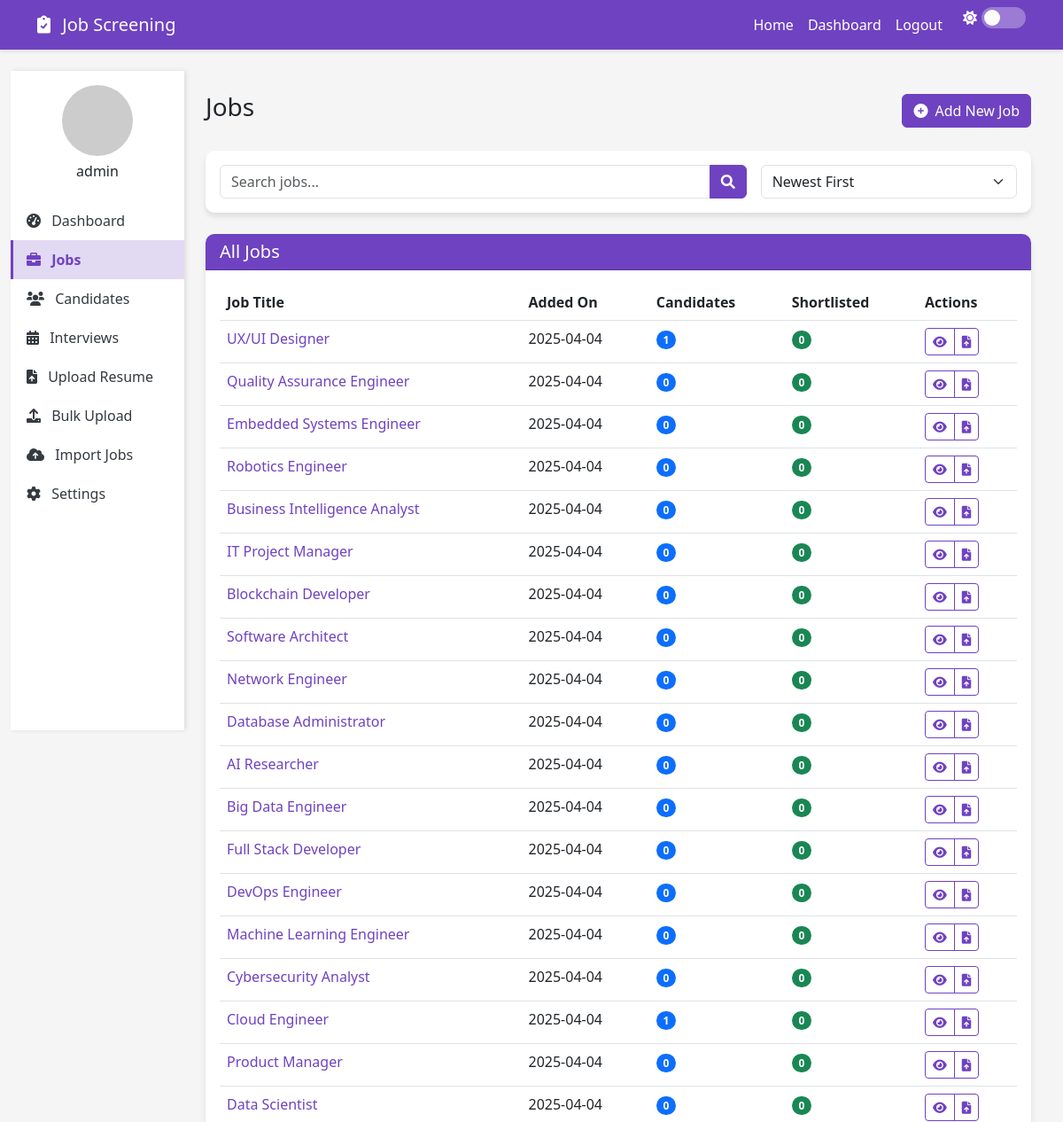
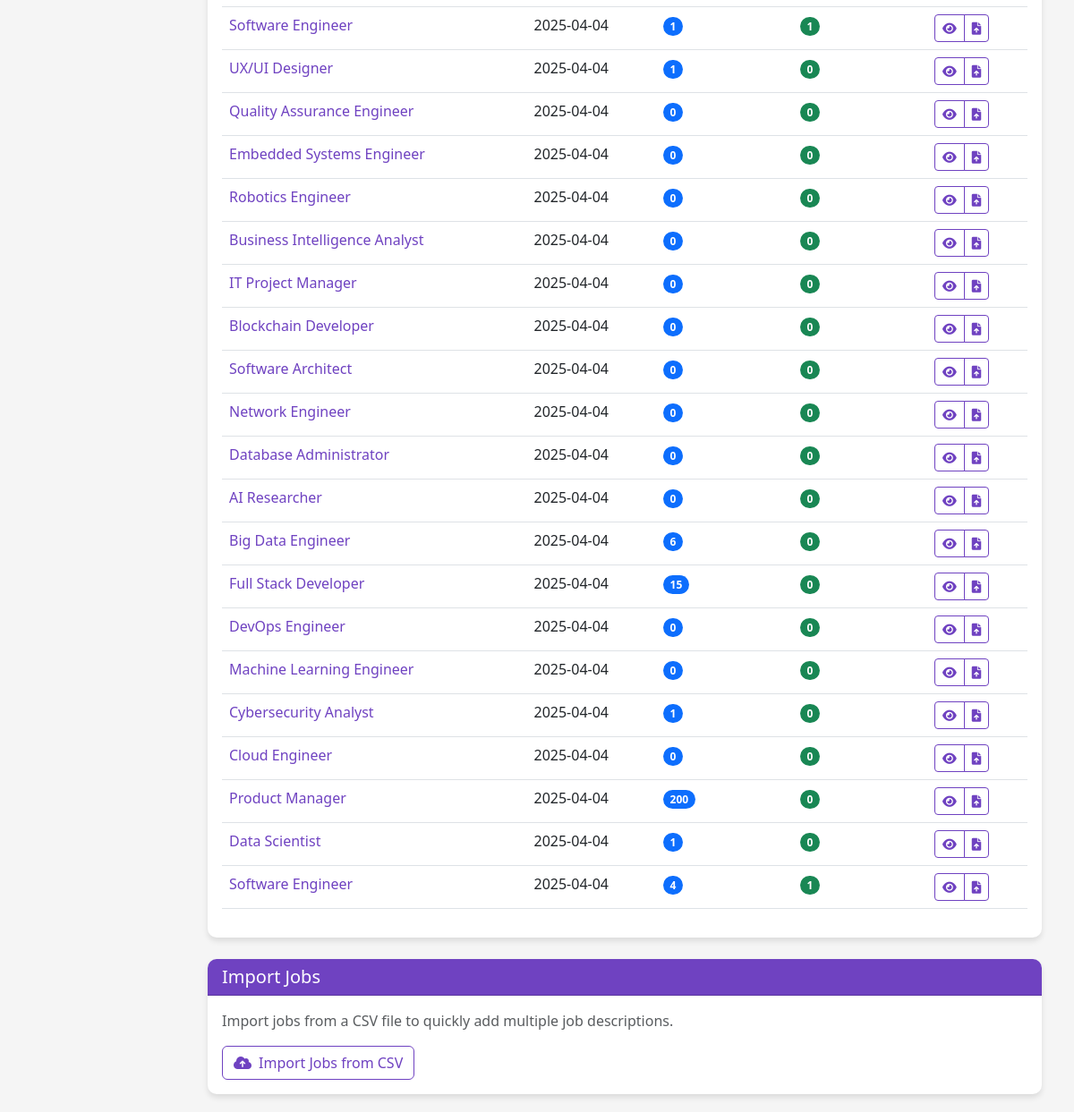
Screenshot of /jobs (signed in) with the database file from the repository (2 pictures, top to bottom).
### database.py (models this page shows, shortened)
class User(db.Model, UserMixin):
    id = db.Column(db.Integer, primary_key=True)
    username = db.Column(db.String(100), unique=True, nullable=False)
    email = db.Column(db.String(120), unique=True, nullable=False)
    password_hash = db.Column(db.String(200), nullable=False)
    is_admin = db.Column(db.Boolean, default=False)
    created_at = db.Column(db.DateTime, default=datetime.utcnow)

class Job(db.Model):
    id = db.Column(db.Integer, primary_key=True)
    title = db.Column(db.String(200), nullable=False)
    description = db.Column(db.Text, nullable=False)
    requirements = db.Column(db.Text, nullable=True)
    created_at = db.Column(db.DateTime, default=datetime.utcnow)
    created_by = db.Column(db.Integer, db.ForeignKey('user.id'))
    candidates = db.relationship('Candidate', backref='job', lazy=True)

### app.py (the view)
@app.route('/jobs')
@login_required
def jobs():
    jobs = Job.query.order_by(Job.created_at.desc()).all()
    return render_template('jobs.html', jobs=jobs)

### app.py (called while the page is built)
@login_manager.user_loader
def load_user(user_id):
    return User.query.get(int(user_id))

### templates/jobs.html (shortened to what this page needs)
{% extends "base.html" %}
{% block content %}
<div class="container-fluid">
    <div class="row">
        <div class="col-lg-2 col-md-3 px-0">
            <div class="sidebar py-3">
                <div class="text-center mb-4">
                    <img src="https://ui-avatars.com/api/?name={{ current_user.username }}&background=6f42c1&color=fff&size=128" alt="Profile" class="rounded-circle" width="80">
                    <h6 class="mt-2">{{ current_user.username }}</h6>
                </div>
                <a href="{{ url_for('dashboard') }}" class="sidebar-link">
                    <i class="fas fa-tachometer-alt me-2"></i> Dashboard
                </a>
                <a href="{{ url_for('jobs') }}" class="sidebar-link active">
                    <i class="fas fa-briefcase me-2"></i> Jobs
                </a>
                <a href="{{ url_for('candidates') }}" class="sidebar-link">
                    <i class="fas fa-users me-2"></i> Candidates
                </a>
                <a href="{{ url_for('interviews') }}" class="sidebar-link">
                    <i class="fas fa-calendar-alt me-2"></i> Interviews
                </a>
                <a href="{{ url_for('upload_resume') }}" class="sidebar-link">
                    <i class="fas fa-file-upload me-2"></i> Upload Resume
                </a>
                <a href="{{ url_for('upload_multiple') }}" class="sidebar-link">
                    <i class="fas fa-upload me-2"></i> Bulk Upload
                </a>
                <a href="{{ url_for('import_jobs') }}" class="sidebar-link">
                    <i class="fas fa-cloud-upload-alt me-2"></i> Import Jobs
                </a>
                <a href="{{ url_for('settings') }}" class="sidebar-link">
                    <i class="fas fa-cog me-2"></i> Settings
                </a>
            </div>
        </div>
        <div class="col-lg-10 col-md-9 ms-auto">
            <div class="container-fluid mt-4">
                <div class="d-flex justify-content-between align-items-center mb-4">
                    <h3>Jobs</h3>
                    <a href="{{ url_for('add_job') }}" class="btn btn-primary">
                        <i class="fas fa-plus-circle me-2"></i>Add New Job
                    </a>
                </div>
                <div class="card mb-4">
                    <div class="card-body">
                        <div class="row g-3">
                            <div class="col-md-8">
                                <div class="input-group">
                                    <input type="text" class="form-control" placeholder="Search jobs..." id="jobSearch">
                                    <button class="btn btn-primary" type="button">
                                        <i class="fas fa-search"></i>
                                    </button>
                                </div>
                            </div>
                            <div class="col-md-4">
                                <select class="form-select" id="jobSort">
                                    <option value="newest">Newest First</option>
                                </select>
                            </div>
                        </div>
                    </div>
                </div>
                <div class="card">
                    <div class="card-header">
                        <h5 class="mb-0">All Jobs</h5>
                    </div>
                    <div class="card-body">
                        <div class="table-responsive">
                            <table class="table table-hover" id="jobsTable">
                                <thead>
                                    <tr>
                                        <th>Job Title</th>
                                        <th>Added On</th>
                                        <th>Candidates</th>
                                        <th>Shortlisted</th>
                                        <th>Actions</th>
                                    </tr>
                                </thead>
                                <tbody>
                                    {% for job in jobs %}
                                    <tr>
                                        <td>
                                            <a href="{{ url_for('view_job', job_id=job.id) }}" class="text-decoration-none" style="color: var(--primary-color);">
                                                {{ job.title }}
                                            </a>
                                        </td>
                                        <td>{{ job.created_at.strftime('%Y-%m-%d') }}</td>
                                        <td>
                                            <span class="badge rounded-pill bg-primary">{{ job.candidates|length }}</span>
                                        </td>
                                        <td>
                                            {% set shortlisted = job.candidates|selectattr('is_shortlisted', 'eq', true)|list|length %}
                                            <span class="badge rounded-pill bg-success">{{ shortlisted }}</span>
                                        </td>
                                        <td>
                                            <div class="btn-group">
                                                <a href="{{ url_for('view_job', job_id=job.id) }}" class="btn btn-sm btn-outline-primary">
                                                    <i class="fas fa-eye"></i>
                                                </a>
                                                <a href="{{ url_for('upload_resume') }}?job_id={{ job.id }}" class="btn btn-sm btn-outline-primary">
                                                    <i class="fas fa-file-upload"></i>
                                                </a>
                                            </div>
                                        </td>
                                    </tr>
                                    {% endfor %}
                                </tbody>
                            </table>
                        </div>
                    </div>
                </div>
                <div class="card mt-4">
                    <div class="card-header">
                        <h5 class="mb-0">Import Jobs</h5>
                    </div>
                    <div class="card-body">
                        <p class="text-muted">Import jobs from a CSV file to quickly add multiple job descriptions.</p>
                        <a href="{{ url_for('import_jobs') }}" class="btn btn-outline-primary">
                            <i class="fas fa-cloud-upload-alt me-2"></i>Import Jobs from CSV
                        </a>
                    </div>
                </div>
            </div>
        </div>
    </div>
</div>
{% endblock %}

### templates/base.html (style rules this page uses)
:root { --primary-color: #6f42c1; --primary-light: #9a7ce3; --primary-dark: #5e35b1; --light-color: #f8f9fa; --dark-color: #343a40; }
body { font-family: 'Segoe UI', Tahoma, Geneva, Verdana, sans-serif; background-color: #f5f5f5; transition: background-color 0.3s ease, color 0.3s ease; }
.btn-primary { background-color: var(--primary-color); border-color: var(--primary-color); }
.btn-outline-primary { color: var(--primary-color); border-color: var(--primary-color); }
.card { border-radius: 10px; box-shadow: 0 4px 6px rgba(0, 0, 0, 0.1); margin-bottom: 20px; border: none; transition: background-color 0.3s ease, color 0.3s ease; }
.card-header { background-color: var(--primary-color); color: white; border-radius: 10px 10px 0 0 !important; }
.sidebar { background-color: white; min-height: calc(100vh - 56px); box-shadow: 2px 0 5px rgba(0, 0, 0, 0.1); transition: background-color 0.3s ease, color 0.3s ease; }
.sidebar-link { color: var(--dark-color); text-decoration: none; display: block; padding: 10px 15px; border-left: 3px solid transparent; transition: background-color 0.3s ease, color 0.3s ease; }
.sidebar-link.active { background-color: rgba(111, 66, 193, 0.2); color: var(--primary-color); border-left: 3px solid var(--primary-color); font-weight: bold; }

### rows the page displays
User: username "admin"
Job: title "UX/UI Designer", created_at "2025-04-04", candidates|length "1", shortlisted "0"
Job: title "Quality Assurance Engineer", created_at "2025-04-04", candidates|length "0", shortlisted "0"
Job: title "Embedded Systems Engineer", created_at "2025-04-04", candidates|length "0", shortlisted "0"
Job: title "Robotics Engineer", created_at "2025-04-04", candidates|length "0", shortlisted "0"
Job: title "Business Intelligence Analyst", created_at "2025-04-04", candidates|length "0", shortlisted "0"
Job: title "IT Project Manager", created_at "2025-04-04", candidates|length "0", shortlisted "0"
Job: title "Blockchain Developer", created_at "2025-04-04", candidates|length "0", shortlisted "0"
Job: title "Software Architect", created_at "2025-04-04", candidates|length "0", shortlisted "0"
Job: title "Network Engineer", created_at "2025-04-04", candidates|length "0", shortlisted "0"
Job: title "Database Administrator", created_at "2025-04-04", candidates|length "0", shortlisted "0"
Job: title "AI Researcher", created_at "2025-04-04", candidates|length "0", shortlisted "0"
Job: title "Big Data Engineer", created_at "2025-04-04", candidates|length "0", shortlisted "0"
Job: title "Full Stack Developer", created_at "2025-04-04", candidates|length "0", shortlisted "0"
Job: title "DevOps Engineer", created_at "2025-04-04", candidates|length "0", shortlisted "0"
Job: title "Machine Learning Engineer", created_at "2025-04-04", candidates|length "0", shortlisted "0"
Job: title "Cybersecurity Analyst", created_at "2025-04-04", candidates|length "0", shortlisted "0"
Job: title "Cloud Engineer", created_at "2025-04-04", candidates|length "1", shortlisted "0"
Job: title "Product Manager", created_at "2025-04-04", candidates|length "0", shortlisted "0"
Job: title "Data Scientist", created_at "2025-04-04", candidates|length "0", shortlisted "0"
Job: title "Software Engineer", created_at "2025-04-04", candidates|length "1", created_by "1"
Job: title "UX/UI Designer", created_at "2025-04-04", candidates|length "1", shortlisted "0"
Job: title "Quality Assurance Engineer", created_at "2025-04-04", candidates|length "0", shortlisted "0"
Job: title "Embedded Systems Engineer", created_at "2025-04-04", candidates|length "0", shortlisted "0"
Job: title "Robotics Engineer", created_at "2025-04-04", candidates|length "0", shortlisted "0"
Job: title "Business Intelligence Analyst", created_at "2025-04-04", candidates|length "0", shortlisted "0"
Job: title "IT Project Manager", created_at "2025-04-04", candidates|length "0", shortlisted "0"
Job: title "Blockchain Developer", created_at "2025-04-04", candidates|length "0", shortlisted "0"
Job: title "Software Architect", created_at "2025-04-04", candidates|length "0", shortlisted "0"
Job: title "Network Engineer", created_at "2025-04-04", candidates|length "0", shortlisted "0"
Job: title "Database Administrator", created_at "2025-04-04", candidates|length "0", shortlisted "0"
Job: title "AI Researcher", created_at "2025-04-04", candidates|length "0", shortlisted "0"
Job: title "Big Data Engineer", created_at "2025-04-04", candidates|length "6", shortlisted "0"
Job: title "Full Stack Developer", created_at "2025-04-04", candidates|length "15", shortlisted "0"
Job: title "DevOps Engineer", created_at "2025-04-04", candidates|length "0", shortlisted "0"
Job: title "Machine Learning Engineer", created_at "2025-04-04", candidates|length "0", shortlisted "0"
Job: title "Cybersecurity Analyst", created_at "2025-04-04", candidates|length "1", shortlisted "0"
Job: title "Cloud Engineer", created_at "2025-04-04", candidates|length "0", shortlisted "0"
Job: title "Product Manager", created_at "2025-04-04", candidates|length "200", shortlisted "0"
Job: title "Data Scientist", created_at "2025-04-04", candidates|length "1", shortlisted "0"
Job: title "Software Engineer", created_at "2025-04-04", candidates|length "4", shortlisted "1"
